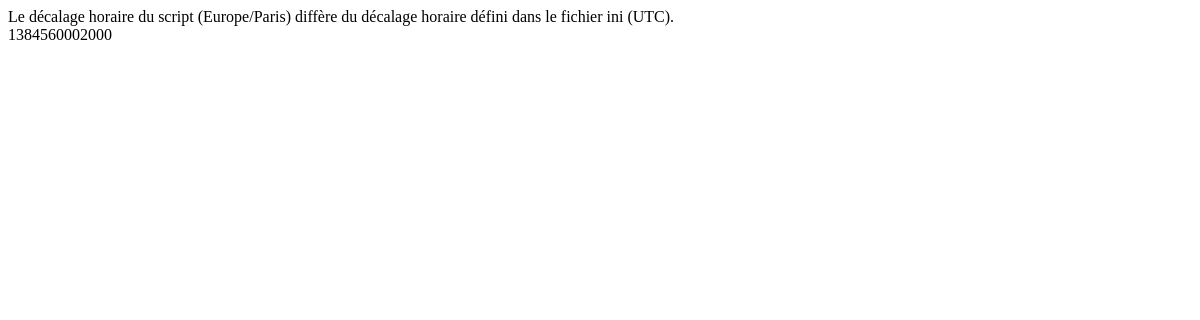
The app's page /bak/highcharts2.php, older data.
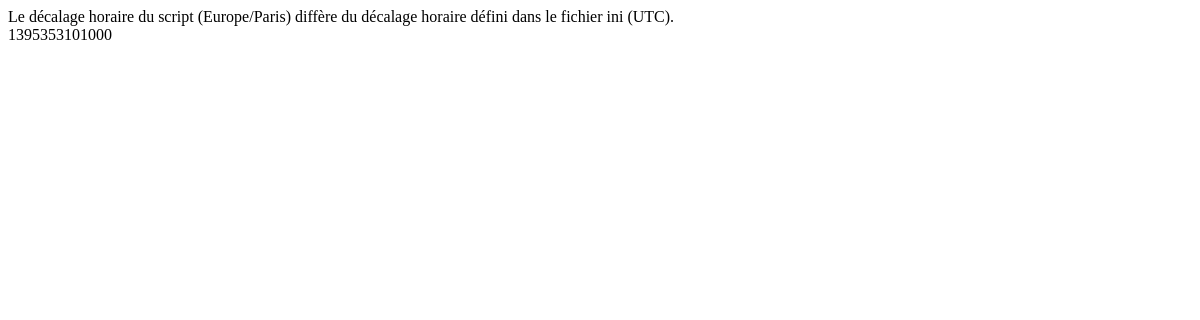
The same page, newer data.
### tables this page shows
CREATE TABLE "histo_temp" ("date" DATETIME, "heure" DATETIME, "temp" FLOAT);

### bak/highcharts2.php (the view, shortened to what this page needs)
<!DOCTYPE html>
<html>
<head>
<?php
$script_tz = date_default_timezone_get();
$ini_tz = ini_get('date.timezone');
if (strcmp($script_tz, ini_get('date.timezone'))){
	echo 'Le décalage horaire du script ('.$script_tz.') diffère du décalage horaire défini dans le fichier ini ('.$ini_tz.').';
} else {
	echo 'Le décalage horaire du script est équivalent à celui défini dans le fichier ini.';
}
try
{
	$connexion = new PDO('sqlite:/home/pi/syno/domotique.sqlite');
	$resultats=$connexion->query("SELECT * FROM histo_temp h order by date, heure");
	$resultats->setFetchMode(PDO::FETCH_OBJ);
	$ligne = $resultats->fetch();
	$startDateTime = $ligne->date.'T'.$ligne->heure.' UTC';
	$milliseconds = 1000 * strtotime($startDateTime);
	echo '<br/>'.$milliseconds.'<br/>';
}
catch(Exception $e)
{
	echo 'Une erreur est survenue !';
	die();
}
?>
</head>
<body>
	<div id="container"
		style="min-width: 310px; height: 400px; margin: 0 auto"></div>
</body>
</html>

Row changes from the older to the newer data that the page shows:
removed histo_temp: milliseconds "1384560002000"
added histo_temp: milliseconds "1395353101000"
